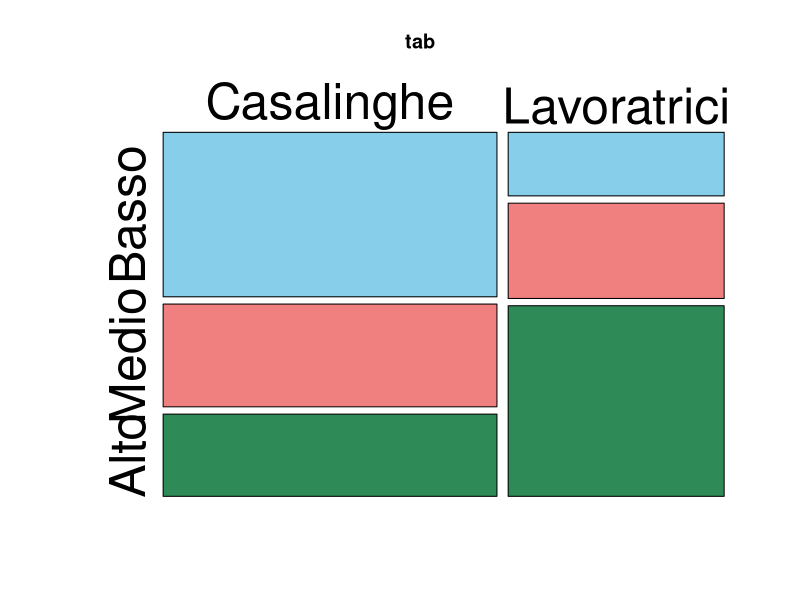
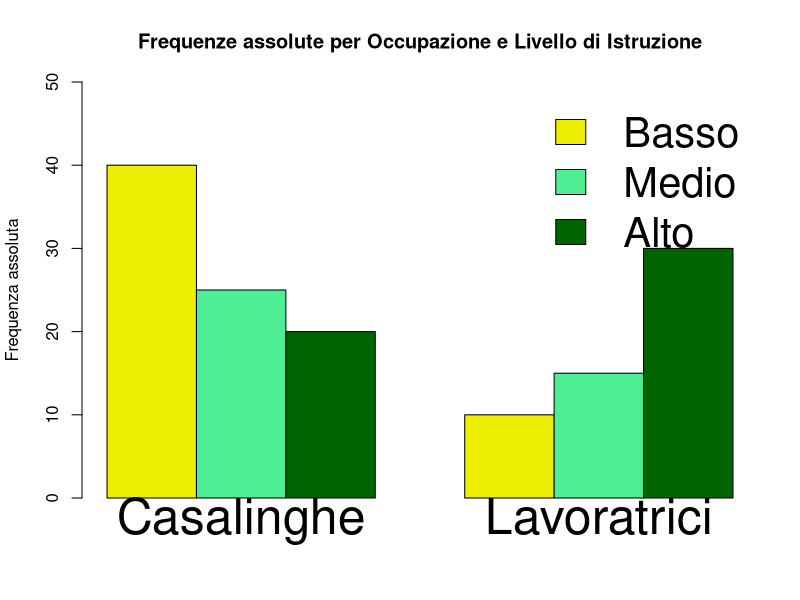
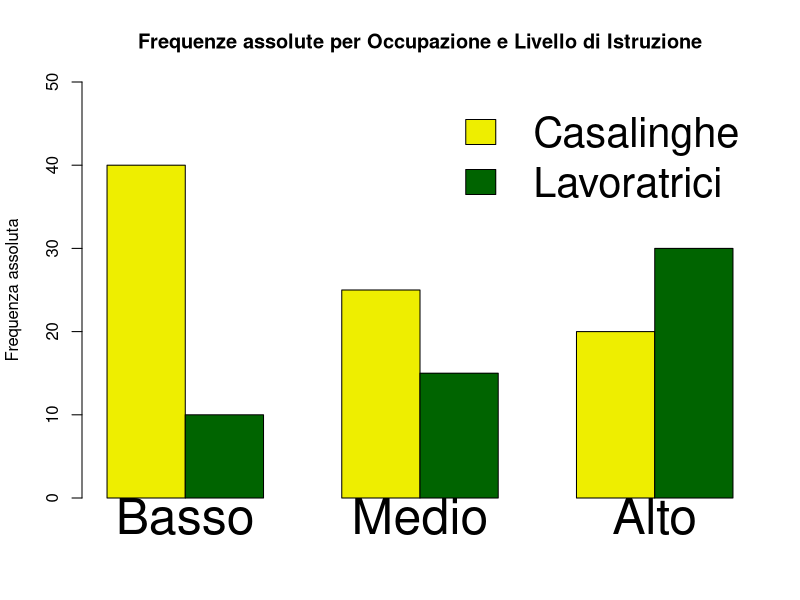
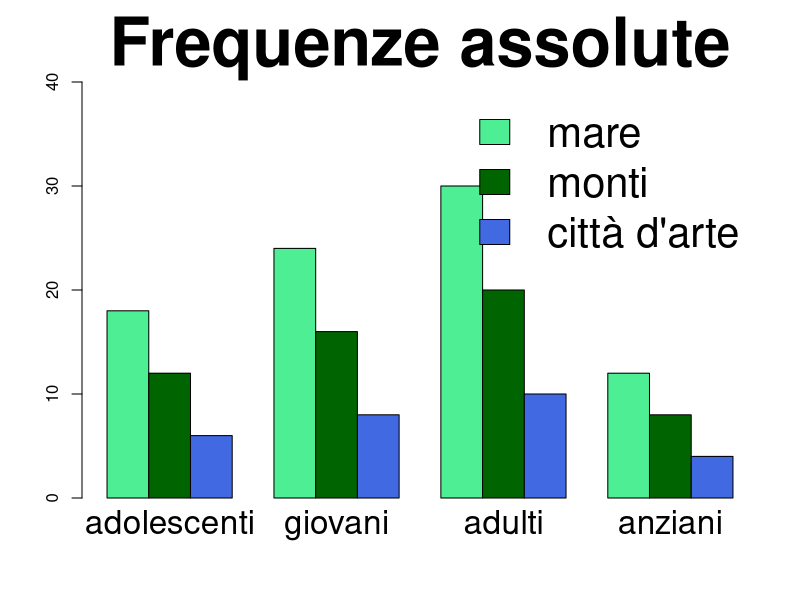
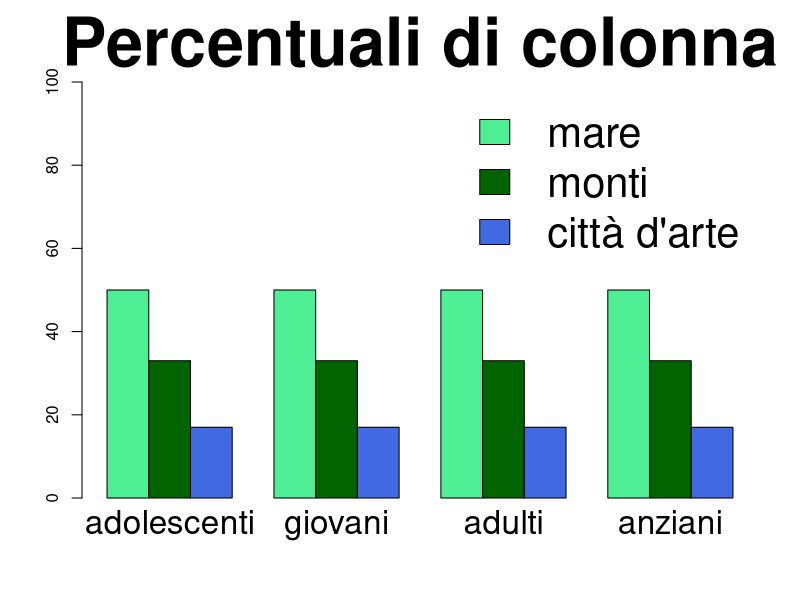
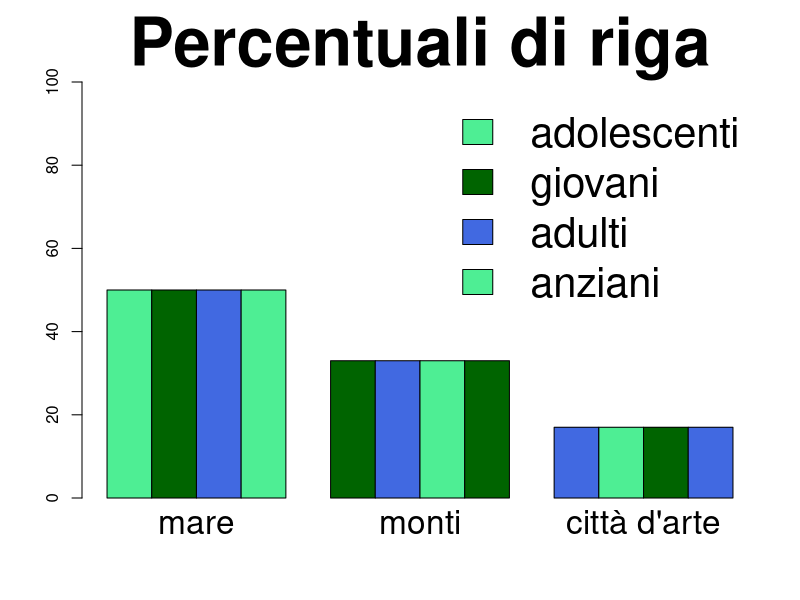
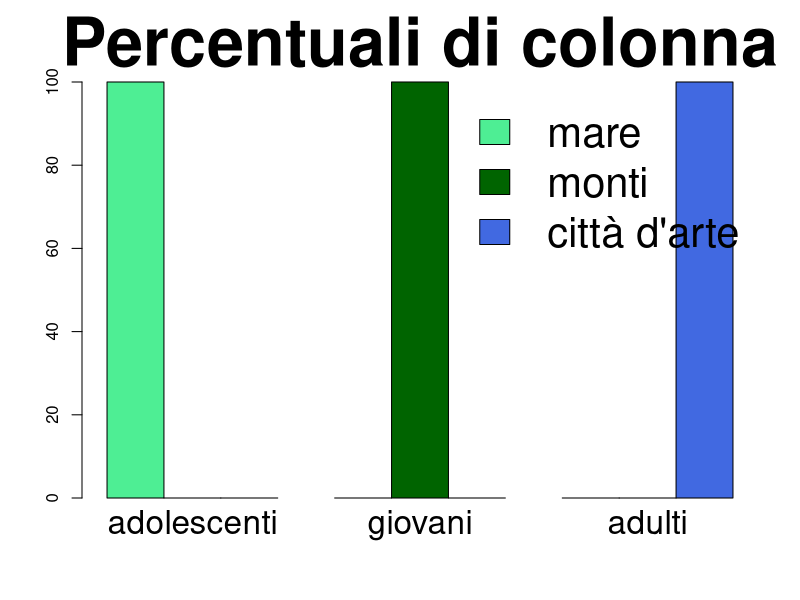

Here is the R script that generated these plots, in order:
## ---- chunk 1
#| echo: true
var1 <- as.factor(c("a1","a2","a1","a2","a1","a2","a1"))  
var2 <- as.factor(c("b1","b1","b1","b2","b1","b2","b2")) 
mytab = table(var1, var2); mytab
sum(mytab) # permette di ottenere l'ampiezza campionaria
## ---- chunk 2
mytab
## ---- chunk 3
#| echo: true
margin.table(mytab,1)  
## ---- chunk 4
#| echo: true
margin.table(mytab,2)  
## ---- chunk 5
#| echo: true
mytab
## ---- chunk 6
#| echo: true
prop.table(mytab)   
## ---- chunk 7
#| echo: true
prop.table(mytab,1)  # P(B|A)
## ---- chunk 8
#| echo: true
prop.table(mytab,2)  # P(A|B)
## ---- chunk 9
#| echo: false
donne = read.csv2("laboratorio/datiDonne.csv")
donne$Istruzione = factor(donne$Istruzione, levels = c("Basso", "Medio", "Alto"))
tabella = addmargins(table(donne$Occupazione, donne$Istruzione))
rownames(tabella)[nrow(tabella)] <- "Totale"
colnames(tabella)[ncol(tabella)] <- "Totale"
library(kableExtra)
knitr::kable(tabella, booktabs = TRUE, align = "c") |>
  row_spec(nrow(tabella) - 1, hline_after = TRUE)

## ---- chunk 10
#| echo: false
#| out-width: 80%
#| fig-align: center
tab = table(donne$Occupazione, donne$Istruzione)
mosaicplot(
  tab,
  color = c("skyblue", "lightcoral", "seagreen4"),
  cex = 3
)
## ---- chunk 11
#| echo: false
percRiga = (round(prop.table(table(donne$Occupazione, donne$Istruzione), 1), 2))*100
percRiga = addmargins(percRiga)
percRiga = percRiga[-nrow(percRiga), ]
knitr::kable(
  percRiga,
  booktabs = TRUE,
  align = "c"
)
## ---- chunk 12
#| echo: false

tab = table(donne$Istruzione, donne$Occupazione)
barplot(
  tab,
  beside = TRUE,          # barre affiancate (non impilate)
  col = c("yellow2", "seagreen2", "darkgreen"),
  legend = TRUE,
  ylim = c(0, max(tab) + 10),
  main = "Frequenze assolute per Occupazione e Livello di Istruzione",
  ylab = "Frequenza assoluta", cex.names = 3,args.legend = list(cex = 2.5, x = "topright", bty = "n")
)
## ---- chunk 13
#| echo: false
percColonna = (round(prop.table(table(donne$Occupazione, donne$Istruzione), 2), 2))*100
percColonna = addmargins(percColonna)
percColonna = percColonna[,-ncol(percColonna) ]
knitr::kable(
  percColonna,
  booktabs = TRUE,
  align = "c"
)
## ---- chunk 14
#| echo: false

tab = table(donne$Occupazione, donne$Istruzione)
barplot(
  tab,
  beside = TRUE,          # barre affiancate (non impilate)
  col = c("yellow2",  "darkgreen"),
  legend = TRUE,
  ylim = c(0, max(tab) + 10),
  main = "Frequenze assolute per Occupazione e Livello di Istruzione",cex.names = 3,
  ylab = "Frequenza assoluta",args.legend = list(cex = 2.5, x = "topright", bty = "n")
)
## ---- chunk 15
#| tbl-cap: Frequenze osservate
knitr::kable(tabella,booktabs = TRUE,align = "c")
## ---- chunk 16
#| warning: false
#| echo: true

mytab
chisq.test(mytab)$statistic
## ---- chunk 17
#| echo: true
chiMax = sum(mytab) * min(c(nrow(mytab) - 1, ncol(mytab) - 1))
chiMax
chisq.test(mytab)$statistic/chiMax
## ---- chunk 18
#| echo: false
preferenze_tab <- matrix(
  c(18, 24, 30, 12,   # mare
    12, 16, 20, 8,    # monti
    6, 8, 10, 4),     # città d’arte
  nrow = 3,
  byrow = TRUE
)

# Assegna nomi di righe e colonne
rownames(preferenze_tab) <- c("mare", "monti", "città d'arte")
colnames(preferenze_tab) <- c("adolescenti", "giovani", "adulti", "anziani")
knitr::kable(preferenze_tab)

## ---- chunk 19
#| echo: false
#| out-width: 50%
#| fig-align: center
barplot(preferenze_tab, beside = T,
        legend.text = T, col = c("seagreen2", "darkgreen", "royalblue"),
        args.legend = list(cex = 2.5, x = "topright", bty = "n"), cex.names = 2,
        ylim=c(0, 40), main ="Frequenze assolute",cex.main =4)
## ---- chunk 20
#| echo: false
#| layout-ncol: 2
# barplot(preferenze_tab, beside = T, 
#         legend.text = T, col = c("seagreen2", "darkgreen", "royalblue"), 
#         args.legend = list(cex = 2.5, x = "topright", bty = "n"), cex.names = 2, 
#         ylim=c(0, 40), main ="Frequenze assolute",cex.main =4)

barplot(round(prop.table(preferenze_tab, 2),2)*100, beside = T, 
        legend.text = T, col = c("seagreen2", "darkgreen", "royalblue"), 
        args.legend = list(cex = 2.5, x = "topright", bty = "n"), cex.names = 2, 
        ylim=c(0,100), main ="Percentuali di colonna",cex.main =4)

barplot(round(prop.table(t(preferenze_tab), 1),2)*100, beside = T, 
        legend.text = T, col = c("seagreen2", "darkgreen", "royalblue"), 
        args.legend = list(cex = 2.5, x = "topright", bty = "n"), cex.names = 2, 
        ylim=c(0,100), main = "Percentuali di riga",cex.main =4)


## ---- chunk 21
#| echo: true
obs_n = matrix(
  c(18, 24, 30, 12,   # mare
    12, 16, 20, 8,    # monti
    6, 8, 10, 4),     # città d’arte
  nrow = 3, byrow = TRUE) ; obs_n

## ---- chunk 22
#| echo: true
#| warning: false
chisq.test(obs_n)$expected
## ---- chunk 23
#| echo: true
chisq.test(obs_n)$statistic
sum(obs_n) * min(c(nrow(obs_n) -1, 
                            ncol(obs_n) - 1))
## ---- chunk 24
#| echo: false
obs_n <- matrix(
  c(84, 0, 0,    # mare → solo adolescenti
    0, 64, 0,    # monti → solo giovani
    0, 0, 20),  # città d’arte → solo adulti
  nrow = 3,
  byrow = TRUE
)

rownames(obs_n) <- c("mare", "monti", "città d'arte")
colnames(obs_n) <- c("adolescenti", "giovani", "adulti")

knitr::kable(addmargins(obs_n))

## ---- chunk 25
#| echo: false
#| fig-align: center
#| out-width: 40%


barplot(round(prop.table(obs_n, 2),2)*100, beside = T, 
        legend.text = T, col = c("seagreen2", "darkgreen", "royalblue"), 
        args.legend = list(cex = 2.5, x = "topright", bty = "n"), cex.names = 2, 
        ylim=c(0,100), main ="Percentuali di colonna",cex.main =4)
## ---- chunk 26
#| echo: true
obs_n <- matrix(
  c(84, 0, 0,    # mare → solo adolescenti
    0, 64, 0,    # monti → solo giovani
    0, 0, 20),  # città d’arte → solo adulti
  nrow = 3, byrow = TRUE) ; obs_n


## ---- chunk 27
#| echo: true
#| warning: false
chisq.test(obs_n)$expected
## ---- chunk 28
#| echo: false
#| warning: false
knitr::kable(obs_n, caption = "Frequenze osservate")

friga = apply(obs_n,1,sum)
fcolonna = apply(obs_n,2,sum)

prefT = matrix(nrow = nrow(
  obs_n), ncol = ncol(obs_n))
colnames(prefT) = colnames(obs_n)
rownames(prefT) = rownames(obs_n)

for (i in 1:nrow(prefT)) {
  for (j in 1:ncol(prefT)) {
    prefT[i,j] = (friga[i]*fcolonna[j])/sum(obs_n)
  }
}

knitr::kable(prefT, caption = "Frequenze Teoriche")

## ---- chunk 29
#| echo: true

chisq.test(obs_n)$statistic
sum(obs_n) * min(c(nrow(obs_n) -1, 
                            ncol(obs_n) - 1))
